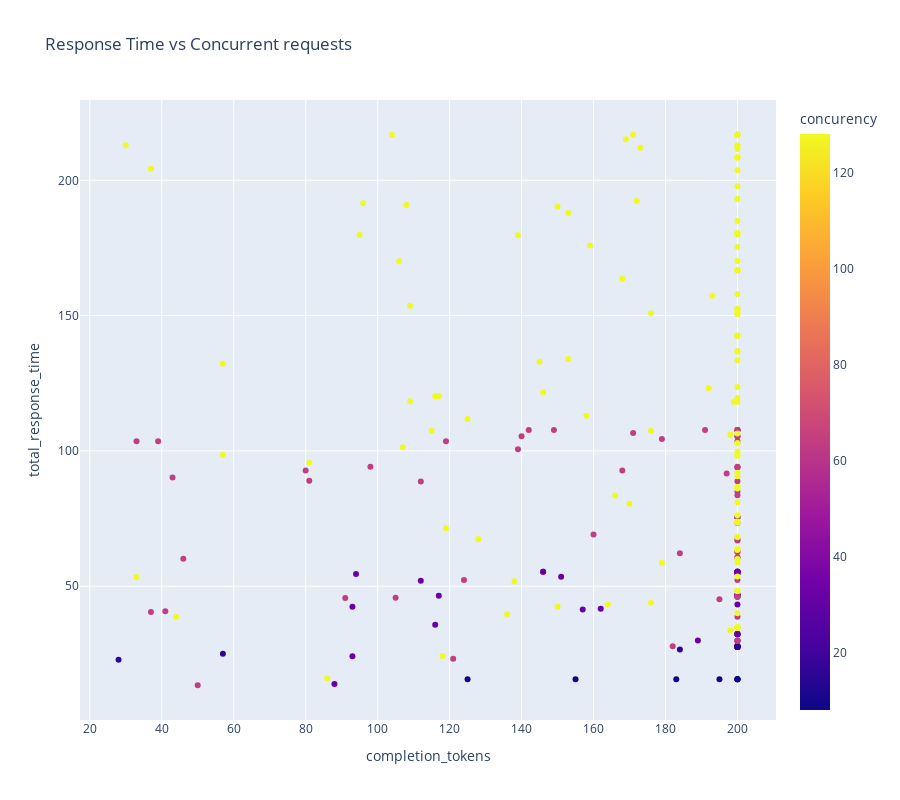

The notebook cell saved with this chart:
### Code cell
import plotly.express as px
import pandas as pd
import matplotlib.pyplot as plt
import numpy as np

# loading the data
df = pd.read_csv(
    "/Users/velo1/SynologyDrive/GIT_syno/Mac/Netology/NLP/LLM_batching_3090.csv"
)
color_map = {
    8: "grey",
    16: "blue",
    32: "green",
    64: "red",
    128: "purple",
    256: "orange",
    # 512: "purple",
    # 1024: "brown",
    # 2048: "pink",
    # 4096: "grey"
}

# Plotting the data
fig = px.scatter(
    df,
    x="completion_tokens",
    y="total_response_time",
    color="concurency",  # Make sure this column contains values like 8, 16, 32, etc.
    title="Response Time vs Concurrent requests",
    height=800,
    color_continuous_scale= "Plasma"
)

fig.show()



# Assuming 'df' is your DataFrame and it has 'completion_tokens', 'total_response_time', and 'concurrency' columns
# Replace 'concurrency' with the actual column name in your DataFrame that has these values

# Create a scatter plot
plt.figure(figsize=(10, 8))
for concurrency in color_map:
    # Select data for each concurrency level
    subset = df[df['concurency'] == concurrency]
    
    # Scatter plot for each concurrency level
    plt.scatter(subset['completion_tokens'], subset['total_response_time'], 
                color=color_map[concurrency], label=f'Concurrency {concurrency}', 
                marker='o', s=4)

# Add titles and labels
plt.title('Response Time vs Concurrent Requests')
plt.xlabel('Completion Tokens')
plt.ylabel('Total Response Time (seconds)')

# Add legend
plt.legend()

# Show the plot
plt.show()

### Figure 1 — Plotly figure (JSON) as saved in the notebook; plotly's stock layout.template omitted (floating-point values rounded to 4 significant figures; data arrays with more than 128 entries replaced by an {"elided": "..."} marker saying what was removed)
{"data": [{"hovertemplate": "completion_tokens=%{x}<br>total_response_time=%{y}<br>concurency=%{marker.color}<extra></extra>", "legendgroup": "", "marker": {"color": {"elided": "248 int values"}, "coloraxis": "coloraxis", "symbol": "circle"}, "mode": "markers", "name": "", "orientation": "v", "showlegend": false, "type": "scatter", "x": {"elided": "248 int values"}, "xaxis": "x", "y": {"elided": "248 float values"}, "yaxis": "y"}], "layout": {"coloraxis": {"colorbar": {"title": {"text": "concurency"}}, "colorscale": [[0, "#0d0887"], [0.1111, "#46039f"], [0.2222, "#7201a8"], [0.3333, "#9c179e"], [0.4444, "#bd3786"], [0.5556, "#d8576b"], [0.6667, "#ed7953"], [0.7778, "#fb9f3a"], [0.8889, "#fdca26"], [1, "#f0f921"]]}, "height": 800, "legend": {"tracegroupgap": 0}, "title": {"text": "Response Time vs Concurrent requests"}, "xaxis": {"anchor": "y", "domain": [0, 1], "title": {"text": "completion_tokens"}}, "yaxis": {"anchor": "x", "domain": [0, 1], "title": {"text": "total_response_time"}}}}
